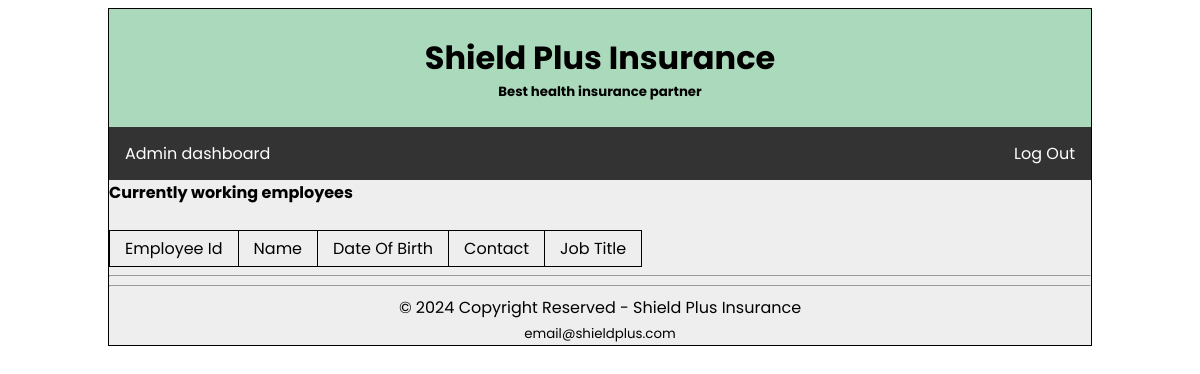
Before: /employee/read-emp.php with the older database file.
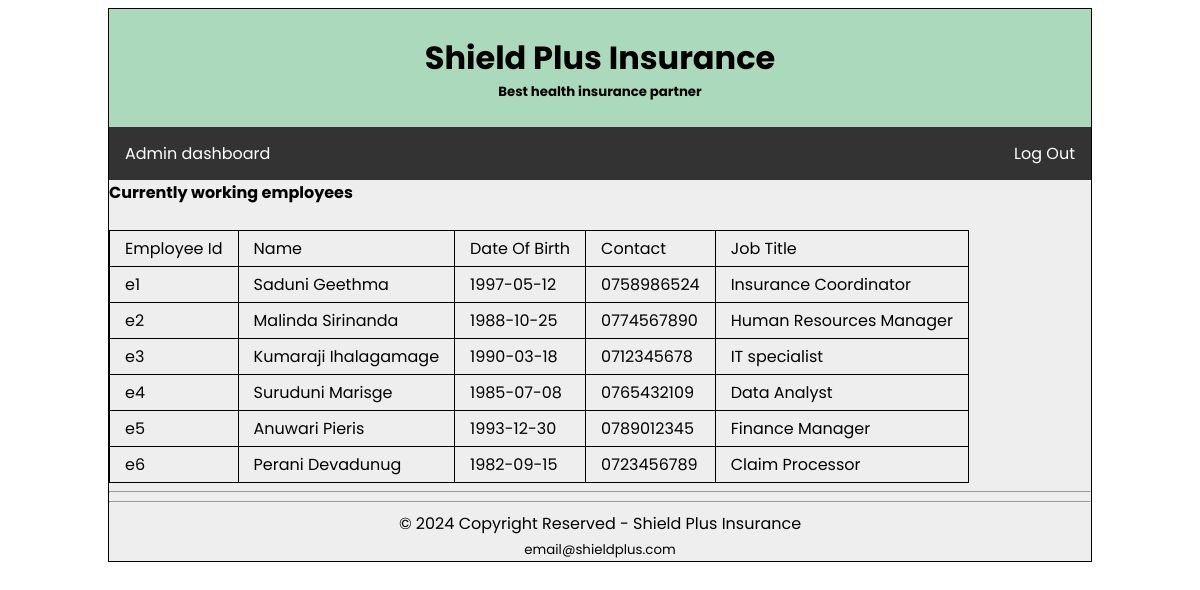
After: the same page with the newer database file.
### tables this page shows
create table employee (
	employeeId VARCHAR(10) not null,
    employeeName varchar(30) not null,
    dob date not null,
    contact varchar(10) not null,
    jobTitle varchar(30) not null,
    
    constraint employee_pk primary key(employeeId)
);

### employee/read-emp.php (the view, shortened to what this page needs)
<!DOCTYPE html>
<html>
<head>
	<link rel="stylesheet" type="text/css" href="add-emp.css">
</head>
<body>
	<div class="main-container">
        <div class="head"><br>
	    <h1>Shield Plus Insurance</h1>
	    <h5>Best health insurance partner</h5> <br>
        </div>
        <ul class="nav1">
            <li class="nav1"><a href="../admin.php">Admin dashboard</a></li>
            <li class="nav2"><a href="../logout.php">Log Out</a></li>
        </ul>
        <div class="view-employee">
            <div><b>Currently working employees</b></div> <br>
                <?php
                require_once '../inc/connection.php';
                $sql = "SELECT * FROM employee ORDER BY employeeId ASC";
                $result = $connection->query($sql);
                if(!$result){
                    die("Invalid query or no results found!");
                }else{
                    echo '<div class="center-table">';
                    echo "<table>";
                    echo "<tr><td>Employee Id</td> <td>Name</td> <td>Date Of Birth</td> <td>Contact</td> <td>Job Title</td></tr>";
                    while($row=$result->fetch_assoc()){
                        echo "<tr>";
                        echo "<td>".$row['employeeId']."</td>";
                        echo "<td>".$row['employeeName']."</td>";
                        echo "<td>".$row['dob']."</td>";
                        echo "<td>".$row['contact']."</td>";
                        echo "<td>".$row['jobTitle']."</td>";
                        echo "</tr>";
                    }
                    echo "</table>";
                    echo '</div>';
                }
                ?>
                <hr>
            </div>
        <footer>
            <hr>
            &copy; 2024 Copyright Reserved - Shield Plus Insurance <br>
            <small>email@shieldplus.com</small>
        </footer>
	</div>
</body>
</html>

### employee/add-emp.css (style rules this page uses)
.main-container { font-family: 'poppins'; border: 1px solid black; margin: 0px 100px 10px 100px; background-color: #EEEEEE; }
.head h1 { text-align: center; margin-bottom: 0px; margin-top: 0px; }
.head h5 { margin-top: 0px; margin-bottom: 0px; text-align: center; }
.head { background-color: #AAD9BB; }
ul { list-style-type: none; margin:auto; padding: 0; overflow: hidden; background-color: #333; }
li.nav1 { float: left; }
li.nav2 { float: right; }
li a { display: block; color: white; text-align: center; padding: 14px 16px; text-decoration: none; }
footer, footer small { text-align: center; }

### employee/read-emp.php (style rules this page uses)
table, th,td { padding: 5px 15px; border: 1px solid black; border-collapse: collapse; }

Changed rows visible on the page:
added employee: employeeId "e1", employeeName "Saduni Geethma", dob "1997-05-12", contact "0758986524", jobTitle "Insurance Coordinator"
added employee: employeeId "e2", employeeName "Malinda Sirinanda", dob "1988-10-25", contact "0774567890", jobTitle "Human Resources Manager"
added employee: employeeId "e3", employeeName "Kumaraji Ihalagamage", dob "1990-03-18", contact "0712345678", jobTitle "IT specialist"
added employee: employeeId "e4", employeeName "Suruduni Marisge", dob "1985-07-08", contact "0765432109", jobTitle "Data Analyst"
added employee: employeeId "e5", employeeName "Anuwari Pieris", dob "1993-12-30", contact "0789012345", jobTitle "Finance Manager"
added employee: employeeId "e6", employeeName "Perani Devadunug", dob "1982-09-15", contact "0723456789", jobTitle "Claim Processor"
